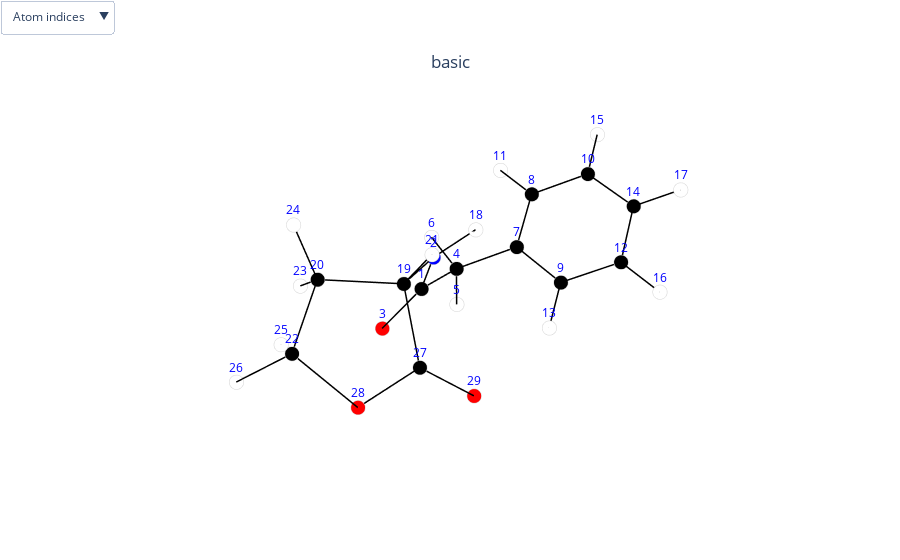

Write notebook code for a chart like this one.
### Markdown cell above
Great now lets use visualize_molecules to see the first molecule of the set.

### Code cell
mols.visualize_molecules([0])

### Figure 1 — Plotly figure (JSON) as saved in the notebook; plotly's stock layout.template omitted (floating-point values rounded to 4 significant figures)
{"data": [{"marker": {"color": ["black", "blue", "red", "black", "white", "white", "black", "black", "black", "black", "white", "black", "white", "black", "white", "white", "white", "white", "black", "black", "white", "black", "white", "white", "white", "white", "black", "red", "red"], "line": {"color": "lightgray", "width": 2}, "size": 5}, "mode": "markers", "name": "atoms", "text": ["C", "N", "O", "C", "H", "H", "C", "C", "C", "C", "H", "C", "H", "C", "H", "H", "H", "H", "C", "C", "H", "C", "H", "H", "H", "H", "C", "O", "O"], "type": "scatter3d", "x": [0.325, 0.5001, 1.26, -1.103, -1.131, -1.254, -2.172, -3.194, -2.141, -4.175, -3.225, -3.116, -1.334, -4.138, -4.966, -3.079, -4.901, -0.3203, 1.768, 2.956, 1.63, 4.124, 2.849, 3.065, 4.548, 4.918, 2.251, 3.587, 1.576], "y": [-1.122, -0.4853, -1.394, -1.514, -1.554, -2.534, -0.5995, -1.08, 0.7614, -0.2243, -2.134, 1.616, 1.15, 1.125, -0.6144, 2.669, 1.793, -0.1139, 0.1223, -0.8103, 0.7722, 0.05909, -1.684, -1.125, 0.6513, -0.5058, 1.033, 0.9655, 1.731], "z": [-0.5769, 0.6176, -1.299, -0.9275, -2.017, -0.5666, -0.3901, 0.4216, -0.6997, 0.9084, 0.6712, -0.2125, -1.313, 0.5916, 1.535, -0.4607, 0.9698, 1.068, 0.9175, 1.139, 1.785, 0.6718, 0.5006, 2.174, 1.485, 0.1909, -0.2204, -0.3026, -0.9087]}, {"hoverinfo": "none", "line": {"color": "black", "width": 3}, "mode": "lines", "name": "bonds", "type": "scatter3d", "x": [0.325, 0.5001, null, -1.103, -1.131, null, -2.172, -3.194, null, 1.768, 2.956, null, 2.251, 3.587, null, 0.325, 1.26, null, -1.103, -1.254, null, -2.141, -2.172, null, -4.175, -3.194, null, -3.116, -4.138, null, 1.768, 1.63, null, 2.956, 4.124, null, 2.251, 1.576, null, 0.325, -1.103, null, -1.103, -2.172, null, -3.225, -3.194, null, -2.141, -3.116, null, -4.901, -4.138, null, 2.956, 2.849, null, 4.548, 4.124, null, -2.141, -1.334, null, -4.175, -4.138, null, -3.116, -3.079, null, 2.956, 3.065, null, 4.918, 4.124, null, -4.175, -4.966, null, 3.587, 4.124, null, 1.768, 2.251, null, 0.5001, 1.768, null, -0.3203, 0.5001, null], "y": [-1.122, -0.4853, null, -1.514, -1.554, null, -0.5995, -1.08, null, 0.1223, -0.8103, null, 1.033, 0.9655, null, -1.122, -1.394, null, -1.514, -2.534, null, 0.7614, -0.5995, null, -0.2243, -1.08, null, 1.616, 1.125, null, 0.1223, 0.7722, null, -0.8103, 0.05909, null, 1.033, 1.731, null, -1.122, -1.514, null, -1.514, -0.5995, null, -2.134, -1.08, null, 0.7614, 1.616, null, 1.793, 1.125, null, -0.8103, -1.684, null, 0.6513, 0.05909, null, 0.7614, 1.15, null, -0.2243, 1.125, null, 1.616, 2.669, null, -0.8103, -1.125, null, -0.5058, 0.05909, null, -0.2243, -0.6144, null, 0.9655, 0.05909, null, 0.1223, 1.033, null, -0.4853, 0.1223, null, -0.1139, -0.4853, null], "z": [-0.5769, 0.6176, null, -0.9275, -2.017, null, -0.3901, 0.4216, null, 0.9175, 1.139, null, -0.2204, -0.3026, null, -0.5769, -1.299, null, -0.9275, -0.5666, null, -0.6997, -0.3901, null, 0.9084, 0.4216, null, -0.2125, 0.5916, null, 0.9175, 1.785, null, 1.139, 0.6718, null, -0.2204, -0.9087, null, -0.5769, -0.9275, null, -0.9275, -0.3901, null, 0.6712, 0.4216, null, -0.6997, -0.2125, null, 0.9698, 0.5916, null, 1.139, 0.5006, null, 1.485, 0.6718, null, -0.6997, -1.313, null, 0.9084, 0.5916, null, -0.2125, -0.4607, null, 1.139, 2.174, null, 0.1909, 0.6718, null, 0.9084, 1.535, null, -0.3026, 0.6718, null, 0.9175, -0.2204, null, 0.6176, 0.9175, null, 1.068, 0.6176, null]}, {"line": {"color": "red", "width": 3}, "mode": "lines", "showlegend": false, "type": "scatter3d", "visible": false, "x": [0, -1.143], "y": [0, 0], "z": [0, 0]}, {"anchor": "tip", "colorscale": [[0, "red"], [1, "red"]], "showlegend": false, "showscale": false, "sizemode": "absolute", "sizeref": 0.06213, "type": "cone", "u": [-1.243], "v": [0], "visible": false, "w": [0], "x": [-1.243], "y": [0], "z": [0]}, {"line": {"color": "green", "width": 3}, "mode": "lines", "showlegend": false, "type": "scatter3d", "visible": false, "x": [0, 0], "y": [0, -1.311], "z": [0, 0]}, {"anchor": "tip", "colorscale": [[0, "green"], [1, "green"]], "showlegend": false, "showscale": false, "sizemode": "absolute", "sizeref": 0.07057, "type": "cone", "u": [0], "v": [-1.411], "visible": false, "w": [0], "x": [0], "y": [-1.411], "z": [0]}, {"line": {"color": "blue", "width": 3}, "mode": "lines", "showlegend": false, "type": "scatter3d", "visible": false, "x": [0, 0], "y": [0, 0], "z": [0, 4.868]}, {"anchor": "tip", "colorscale": [[0, "blue"], [1, "blue"]], "showlegend": false, "showscale": false, "sizemode": "absolute", "sizeref": 0.2484, "type": "cone", "u": [0], "v": [0], "visible": false, "w": [4.968], "x": [0], "y": [0], "z": [4.968]}], "layout": {"margin": {"b": 0, "l": 0, "r": 0, "t": 0}, "scene": {"annotations": [{"font": {"color": "blue"}, "showarrow": false, "text": "1", "x": 0.325, "y": -1.122, "yshift": 15, "z": -0.5769}, {"font": {"color": "blue"}, "showarrow": false, "text": "2", "x": 0.5001, "y": -0.4853, "yshift": 15, "z": 0.6176}, {"font": {"color": "blue"}, "showarrow": false, "text": "3", "x": 1.26, "y": -1.394, "yshift": 15, "z": -1.299}, {"font": {"color": "blue"}, "showarrow": false, "text": "4", "x": -1.103, "y": -1.514, "yshift": 15, "z": -0.9275}, {"font": {"color": "blue"}, "showarrow": false, "text": "5", "x": -1.131, "y": -1.554, "yshift": 15, "z": -2.017}, {"font": {"color": "blue"}, "showarrow": false, "text": "6", "x": -1.254, "y": -2.534, "yshift": 15, "z": -0.5666}, {"font": {"color": "blue"}, "showarrow": false, "text": "7", "x": -2.172, "y": -0.5995, "yshift": 15, "z": -0.3901}, {"font": {"color": "blue"}, "showarrow": false, "text": "8", "x": -3.194, "y": -1.08, "yshift": 15, "z": 0.4216}, {"font": {"color": "blue"}, "showarrow": false, "text": "9", "x": -2.141, "y": 0.7614, "yshift": 15, "z": -0.6997}, {"font": {"color": "blue"}, "showarrow": false, "text": "10", "x": -4.175, "y": -0.2243, "yshift": 15, "z": 0.9084}, {"font": {"color": "blue"}, "showarrow": false, "text": "11", "x": -3.225, "y": -2.134, "yshift": 15, "z": 0.6712}, {"font": {"color": "blue"}, "showarrow": false, "text": "12", "x": -3.116, "y": 1.616, "yshift": 15, "z": -0.2125}, {"font": {"color": "blue"}, "showarrow": false, "text": "13", "x": -1.334, "y": 1.15, "yshift": 15, "z": -1.313}, {"font": {"color": "blue"}, "showarrow": false, "text": "14", "x": -4.138, "y": 1.125, "yshift": 15, "z": 0.5916}, {"font": {"color": "blue"}, "showarrow": false, "text": "15", "x": -4.966, "y": -0.6144, "yshift": 15, "z": 1.535}, {"font": {"color": "blue"}, "showarrow": false, "text": "16", "x": -3.079, "y": 2.669, "yshift": 15, "z": -0.4607}, {"font": {"color": "blue"}, "showarrow": false, "text": "17", "x": -4.901, "y": 1.793, "yshift": 15, "z": 0.9698}, {"font": {"color": "blue"}, "showarrow": false, "text": "18", "x": -0.3203, "y": -0.1139, "yshift": 15, "z": 1.068}, {"font": {"color": "blue"}, "showarrow": false, "text": "19", "x": 1.768, "y": 0.1223, "yshift": 15, "z": 0.9175}, {"font": {"color": "blue"}, "showarrow": false, "text": "20", "x": 2.956, "y": -0.8103, "yshift": 15, "z": 1.139}, {"font": {"color": "blue"}, "showarrow": false, "text": "21", "x": 1.63, "y": 0.7722, "yshift": 15, "z": 1.785}, {"font": {"color": "blue"}, "showarrow": false, "text": "22", "x": 4.124, "y": 0.05909, "yshift": 15, "z": 0.6718}, {"font": {"color": "blue"}, "showarrow": false, "text": "23", "x": 2.849, "y": -1.684, "yshift": 15, "z": 0.5006}, {"font": {"color": "blue"}, "showarrow": false, "text": "24", "x": 3.065, "y": -1.125, "yshift": 15, "z": 2.174}, {"font": {"color": "blue"}, "showarrow": false, "text": "25", "x": 4.548, "y": 0.6513, "yshift": 15, "z": 1.485}, {"font": {"color": "blue"}, "showarrow": false, "text": "26", "x": 4.918, "y": -0.5058, "yshift": 15, "z": 0.1909}, {"font": {"color": "blue"}, "showarrow": false, "text": "27", "x": 2.251, "y": 1.033, "yshift": 15, "z": -0.2204}, {"font": {"color": "blue"}, "showarrow": false, "text": "28", "x": 3.587, "y": 0.9655, "yshift": 15, "z": -0.3026}, {"font": {"color": "blue"}, "showarrow": false, "text": "29", "x": 1.576, "y": 1.731, "yshift": 15, "z": -0.9087}], "xaxis": {"showbackground": false, "showgrid": false, "showticklabels": false, "title": {"font": {"color": "white"}}, "zeroline": false}, "yaxis": {"showbackground": false, "showgrid": false, "showticklabels": false, "title": {"font": {"color": "white"}}, "zeroline": false}, "zaxis": {"showbackground": false, "showgrid": false, "showticklabels": false, "title": {"font": {"color": "white"}}, "zeroline": false}}, "showlegend": false, "title": {"text": "basic", "x": 0.5, "xanchor": "center", "y": 0.9, "yanchor": "top"}, "updatemenus": [{"buttons": [{"args": [{"scene.annotations": [{"font": {"color": "blue"}, "showarrow": false, "text": "1", "x": 0.325, "y": -1.122, "yshift": 15, "z": -0.5769}, {"font": {"color": "blue"}, "showarrow": false, "text": "2", "x": 0.5001, "y": -0.4853, "yshift": 15, "z": 0.6176}, {"font": {"color": "blue"}, "showarrow": false, "text": "3", "x": 1.26, "y": -1.394, "yshift": 15, "z": -1.299}, {"font": {"color": "blue"}, "showarrow": false, "text": "4", "x": -1.103, "y": -1.514, "yshift": 15, "z": -0.9275}, {"font": {"color": "blue"}, "showarrow": false, "text": "5", "x": -1.131, "y": -1.554, "yshift": 15, "z": -2.017}, {"font": {"color": "blue"}, "showarrow": false, "text": "6", "x": -1.254, "y": -2.534, "yshift": 15, "z": -0.5666}, {"font": {"color": "blue"}, "showarrow": false, "text": "7", "x": -2.172, "y": -0.5995, "yshift": 15, "z": -0.3901}, {"font": {"color": "blue"}, "showarrow": false, "text": "8", "x": -3.194, "y": -1.08, "yshift": 15, "z": 0.4216}, {"font": {"color": "blue"}, "showarrow": false, "text": "9", "x": -2.141, "y": 0.7614, "yshift": 15, "z": -0.6997}, {"font": {"color": "blue"}, "showarrow": false, "text": "10", "x": -4.175, "y": -0.2243, "yshift": 15, "z": 0.9084}, {"font": {"color": "blue"}, "showarrow": false, "text": "11", "x": -3.225, "y": -2.134, "yshift": 15, "z": 0.6712}, {"font": {"color": "blue"}, "showarrow": false, "text": "12", "x": -3.116, "y": 1.616, "yshift": 15, "z": -0.2125}, {"font": {"color": "blue"}, "showarrow": false, "text": "13", "x": -1.334, "y": 1.15, "yshift": 15, "z": -1.313}, {"font": {"color": "blue"}, "showarrow": false, "text": "14", "x": -4.138, "y": 1.125, "yshift": 15, "z": 0.5916}, {"font": {"color": "blue"}, "showarrow": false, "text": "15", "x": -4.966, "y": -0.6144, "yshift": 15, "z": 1.535}, {"font": {"color": "blue"}, "showarrow": false, "text": "16", "x": -3.079, "y": 2.669, "yshift": 15, "z": -0.4607}, {"font": {"color": "blue"}, "showarrow": false, "text": "17", "x": -4.901, "y": 1.793, "yshift": 15, "z": 0.9698}, {"font": {"color": "blue"}, "showarrow": false, "text": "18", "x": -0.3203, "y": -0.1139, "yshift": 15, "z": 1.068}, {"font": {"color": "blue"}, "showarrow": false, "text": "19", "x": 1.768, "y": 0.1223, "yshift": 15, "z": 0.9175}, {"font": {"color": "blue"}, "showarrow": false, "text": "20", "x": 2.956, "y": -0.8103, "yshift": 15, "z": 1.139}, {"font": {"color": "blue"}, "showarrow": false, "text": "21", "x": 1.63, "y": 0.7722, "yshift": 15, "z": 1.785}, {"font": {"color": "blue"}, "showarrow": false, "text": "22", "x": 4.124, "y": 0.05909, "yshift": 15, "z": 0.6718}, {"font": {"color": "blue"}, "showarrow": false, "text": "23", "x": 2.849, "y": -1.684, "yshift": 15, "z": 0.5006}, {"font": {"color": "blue"}, "showarrow": false, "text": "24", "x": 3.065, "y": -1.125, "yshift": 15, "z": 2.174}, {"font": {"color": "blue"}, "showarrow": false, "text": "25", "x": 4.548, "y": 0.6513, "yshift": 15, "z": 1.485}, {"font": {"color": "blue"}, "showarrow": false, "text": "26", "x": 4.918, "y": -0.5058, "yshift": 15, "z": 0.1909}, {"font": {"color": "blue"}, "showarrow": false, "text": "27", "x": 2.251, "y": 1.033, "yshift": 15, "z": -0.2204}, {"font": {"color": "blue"}, "showarrow": false, "text": "28", "x": 3.587, "y": 0.9655, "yshift": 15, "z": -0.3026}, {"font": {"color": "blue"}, "showarrow": false, "text": "29", "x": 1.576, "y": 1.731, "yshift": 15, "z": -0.9087}]}], "label": "Atom indices", "method": "relayout"}, {"args": [{"scene.annotations": [{"showarrow": false, "text": "1.36", "x": 0.4126, "y": -0.8036, "yshift": 10, "z": 0.02034}, {"showarrow": false, "text": "1.09", "x": -1.117, "y": -1.534, "yshift": 10, "z": -1.472}, {"showarrow": false, "text": "1.39", "x": -2.683, "y": -0.8397, "yshift": 10, "z": 0.01576}, {"showarrow": false, "text": "1.53", "x": 2.362, "y": -0.344, "yshift": 10, "z": 1.028}, {"showarrow": false, "text": "1.34", "x": 2.919, "y": 0.9993, "yshift": 10, "z": -0.2615}, {"showarrow": false, "text": "1.21", "x": 0.7927, "y": -1.258, "yshift": 10, "z": -0.9379}, {"showarrow": false, "text": "1.09", "x": -1.179, "y": -2.024, "yshift": 10, "z": -0.7471}, {"showarrow": false, "text": "1.4", "x": -2.156, "y": 0.08092, "yshift": 10, "z": -0.5449}, {"showarrow": false, "text": "1.39", "x": -3.684, "y": -0.6521, "yshift": 10, "z": 0.665}, {"showarrow": false, "text": "1.39", "x": -3.627, "y": 1.371, "yshift": 10, "z": 0.1896}, {"showarrow": false, "text": "1.09", "x": 1.699, "y": 0.4473, "yshift": 10, "z": 1.351}, {"showarrow": false, "text": "1.53", "x": 3.54, "y": -0.3756, "yshift": 10, "z": 0.9053}, {"showarrow": false, "text": "1.19", "x": 1.914, "y": 1.382, "yshift": 10, "z": -0.5646}, {"showarrow": false, "text": "1.52", "x": -0.389, "y": -1.318, "yshift": 10, "z": -0.7522}, {"showarrow": false, "text": "1.51", "x": -1.638, "y": -1.057, "yshift": 10, "z": -0.6588}, {"showarrow": false, "text": "1.08", "x": -3.21, "y": -1.607, "yshift": 10, "z": 0.5464}, {"showarrow": false, "text": "1.39", "x": -2.628, "y": 1.189, "yshift": 10, "z": -0.4561}, {"showarrow": false, "text": "1.08", "x": -4.52, "y": 1.459, "yshift": 10, "z": 0.7807}, {"showarrow": false, "text": "1.09", "x": 2.902, "y": -1.247, "yshift": 10, "z": 0.8197}, {"showarrow": false, "text": "1.09", "x": 4.336, "y": 0.3552, "yshift": 10, "z": 1.078}, {"showarrow": false, "text": "1.09", "x": -1.737, "y": 0.9559, "yshift": 10, "z": -1.006}, {"showarrow": false, "text": "1.39", "x": -4.157, "y": 0.4503, "yshift": 10, "z": 0.75}, {"showarrow": false, "text": "1.08", "x": -3.098, "y": 2.143, "yshift": 10, "z": -0.3366}, {"showarrow": false, "text": "1.09", "x": 3.01, "y": -0.9676, "yshift": 10, "z": 1.656}, {"showarrow": false, "text": "1.09", "x": 4.521, "y": -0.2233, "yshift": 10, "z": 0.4313}, {"showarrow": false, "text": "1.08", "x": -4.571, "y": -0.4193, "yshift": 10, "z": 1.222}, {"showarrow": false, "text": "1.44", "x": 3.856, "y": 0.5123, "yshift": 10, "z": 0.1846}, {"showarrow": false, "text": "1.54", "x": 2.01, "y": 0.5777, "yshift": 10, "z": 0.3485}, {"showarrow": false, "text": "1.44", "x": 1.134, "y": -0.1815, "yshift": 10, "z": 0.7675}, {"showarrow": false, "text": "1.01", "x": 0.08989, "y": -0.2996, "yshift": 10, "z": 0.843}]}], "label": "Bond lengths", "method": "relayout"}, {"args": [{"scene.annotations": [{"font": {"color": "blue"}, "showarrow": false, "text": "1", "x": 0.325, "y": -1.122, "yshift": 15, "z": -0.5769}, {"font": {"color": "blue"}, "showarrow": false, "text": "2", "x": 0.5001, "y": -0.4853, "yshift": 15, "z": 0.6176}, {"font": {"color": "blue"}, "showarrow": false, "text": "3", "x": 1.26, "y": -1.394, "yshift": 15, "z": -1.299}, {"font": {"color": "blue"}, "showarrow": false, "text": "4", "x": -1.103, "y": -1.514, "yshift": 15, "z": -0.9275}, {"font": {"color": "blue"}, "showarrow": false, "text": "5", "x": -1.131, "y": -1.554, "yshift": 15, "z": -2.017}, {"font": {"color": "blue"}, "showarrow": false, "text": "6", "x": -1.254, "y": -2.534, "yshift": 15, "z": -0.5666}, {"font": {"color": "blue"}, "showarrow": false, "text": "7", "x": -2.172, "y": -0.5995, "yshift": 15, "z": -0.3901}, {"font": {"color": "blue"}, "showarrow": false, "text": "8", "x": -3.194, "y": -1.08, "yshift": 15, "z": 0.4216}, {"font": {"color": "blue"}, "showarrow": false, "text": "9", "x": -2.141, "y": 0.7614, "yshift": 15, "z": -0.6997}, {"font": {"color": "blue"}, "showarrow": false, "text": "10", "x": -4.175, "y": -0.2243, "yshift": 15, "z": 0.9084}, {"font": {"color": "blue"}, "showarrow": false, "text": "11", "x": -3.225, "y": -2.134, "yshift": 15, "z": 0.6712}, {"font": {"color": "blue"}, "showarrow": false, "text": "12", "x": -3.116, "y": 1.616, "yshift": 15, "z": -0.2125}, {"font": {"color": "blue"}, "showarrow": false, "text": "13", "x": -1.334, "y": 1.15, "yshift": 15, "z": -1.313}, {"font": {"color": "blue"}, "showarrow": false, "text": "14", "x": -4.138, "y": 1.125, "yshift": 15, "z": 0.5916}, {"font": {"color": "blue"}, "showarrow": false, "text": "15", "x": -4.966, "y": -0.6144, "yshift": 15, "z": 1.535}, {"font": {"color": "blue"}, "showarrow": false, "text": "16", "x": -3.079, "y": 2.669, "yshift": 15, "z": -0.4607}, {"font": {"color": "blue"}, "showarrow": false, "text": "17", "x": -4.901, "y": 1.793, "yshift": 15, "z": 0.9698}, {"font": {"color": "blue"}, "showarrow": false, "text": "18", "x": -0.3203, "y": -0.1139, "yshift": 15, "z": 1.068}, {"font": {"color": "blue"}, "showarrow": false, "text": "19", "x": 1.768, "y": 0.1223, "yshift": 15, "z": 0.9175}, {"font": {"color": "blue"}, "showarrow": false, "text": "20", "x": 2.956, "y": -0.8103, "yshift": 15, "z": 1.139}, {"font": {"color": "blue"}, "showarrow": false, "text": "21", "x": 1.63, "y": 0.7722, "yshift": 15, "z": 1.785}, {"font": {"color": "blue"}, "showarrow": false, "text": "22", "x": 4.124, "y": 0.05909, "yshift": 15, "z": 0.6718}, {"font": {"color": "blue"}, "showarrow": false, "text": "23", "x": 2.849, "y": -1.684, "yshift": 15, "z": 0.5006}, {"font": {"color": "blue"}, "showarrow": false, "text": "24", "x": 3.065, "y": -1.125, "yshift": 15, "z": 2.174}, {"font": {"color": "blue"}, "showarrow": false, "text": "25", "x": 4.548, "y": 0.6513, "yshift": 15, "z": 1.485}, {"font": {"color": "blue"}, "showarrow": false, "text": "26", "x": 4.918, "y": -0.5058, "yshift": 15, "z": 0.1909}, {"font": {"color": "blue"}, "showarrow": false, "text": "27", "x": 2.251, "y": 1.033, "yshift": 15, "z": -0.2204}, {"font": {"color": "blue"}, "showarrow": false, "text": "28", "x": 3.587, "y": 0.9655, "yshift": 15, "z": -0.3026}, {"font": {"color": "blue"}, "showarrow": false, "text": "29", "x": 1.576, "y": 1.731, "yshift": 15, "z": -0.9087}, {"showarrow": false, "text": "1.36", "x": 0.4126, "y": -0.8036, "yshift": 10, "z": 0.02034}, {"showarrow": false, "text": "1.09", "x": -1.117, "y": -1.534, "yshift": 10, "z": -1.472}, {"showarrow": false, "text": "1.39", "x": -2.683, "y": -0.8397, "yshift": 10, "z": 0.01576}, {"showarrow": false, "text": "1.53", "x": 2.362, "y": -0.344, "yshift": 10, "z": 1.028}, {"showarrow": false, "text": "1.34", "x": 2.919, "y": 0.9993, "yshift": 10, "z": -0.2615}, {"showarrow": false, "text": "1.21", "x": 0.7927, "y": -1.258, "yshift": 10, "z": -0.9379}, {"showarrow": false, "text": "1.09", "x": -1.179, "y": -2.024, "yshift": 10, "z": -0.7471}, {"showarrow": false, "text": "1.4", "x": -2.156, "y": 0.08092, "yshift": 10, "z": -0.5449}, {"showarrow": false, "text": "1.39", "x": -3.684, "y": -0.6521, "yshift": 10, "z": 0.665}, {"showarrow": false, "text": "1.39", "x": -3.627, "y": 1.371, "yshift": 10, "z": 0.1896}, {"showarrow": false, "text": "1.09", "x": 1.699, "y": 0.4473, "yshift": 10, "z": 1.351}, {"showarrow": false, "text": "1.53", "x": 3.54, "y": -0.3756, "yshift": 10, "z": 0.9053}, {"showarrow": false, "text": "1.19", "x": 1.914, "y": 1.382, "yshift": 10, "z": -0.5646}, {"showarrow": false, "text": "1.52", "x": -0.389, "y": -1.318, "yshift": 10, "z": -0.7522}, {"showarrow": false, "text": "1.51", "x": -1.638, "y": -1.057, "yshift": 10, "z": -0.6588}, {"showarrow": false, "text": "1.08", "x": -3.21, "y": -1.607, "yshift": 10, "z": 0.5464}, {"showarrow": false, "text": "1.39", "x": -2.628, "y": 1.189, "yshift": 10, "z": -0.4561}, {"showarrow": false, "text": "1.08", "x": -4.52, "y": 1.459, "yshift": 10, "z": 0.7807}, {"showarrow": false, "text": "1.09", "x": 2.902, "y": -1.247, "yshift": 10, "z": 0.8197}, {"showarrow": false, "text": "1.09", "x": 4.336, "y": 0.3552, "yshift": 10, "z": 1.078}, {"showarrow": false, "text": "1.09", "x": -1.737, "y": 0.9559, "yshift": 10, "z": -1.006}, {"showarrow": false, "text": "1.39", "x": -4.157, "y": 0.4503, "yshift": 10, "z": 0.75}, {"showarrow": false, "text": "1.08", "x": -3.098, "y": 2.143, "yshift": 10, "z": -0.3366}, {"showarrow": false, "text": "1.09", "x": 3.01, "y": -0.9676, "yshift": 10, "z": 1.656}, {"showarrow": false, "text": "1.09", "x": 4.521, "y": -0.2233, "yshift": 10, "z": 0.4313}, {"showarrow": false, "text": "1.08", "x": -4.571, "y": -0.4193, "yshift": 10, "z": 1.222}, {"showarrow": false, "text": "1.44", "x": 3.856, "y": 0.5123, "yshift": 10, "z": 0.1846}, {"showarrow": false, "text": "1.54", "x": 2.01, "y": 0.5777, "yshift": 10, "z": 0.3485}, {"showarrow": false, "text": "1.44", "x": 1.134, "y": -0.1815, "yshift": 10, "z": 0.7675}, {"showarrow": false, "text": "1.01", "x": 0.08989, "y": -0.2996, "yshift": 10, "z": 0.843}]}], "label": "Both", "method": "relayout"}, {"args": [{"scene.annotations": []}], "label": "Hide all", "method": "relayout"}, {"args": [{"visible": [true, true, true, true, true, true, true, true]}, {}], "label": "Show dipole", "method": "update"}, {"args": [{"visible": [true, true, false, false, false, false, false, false]}, {}], "label": "Hide dipole", "method": "update"}], "direction": "down", "xanchor": "left", "yanchor": "top"}]}}
